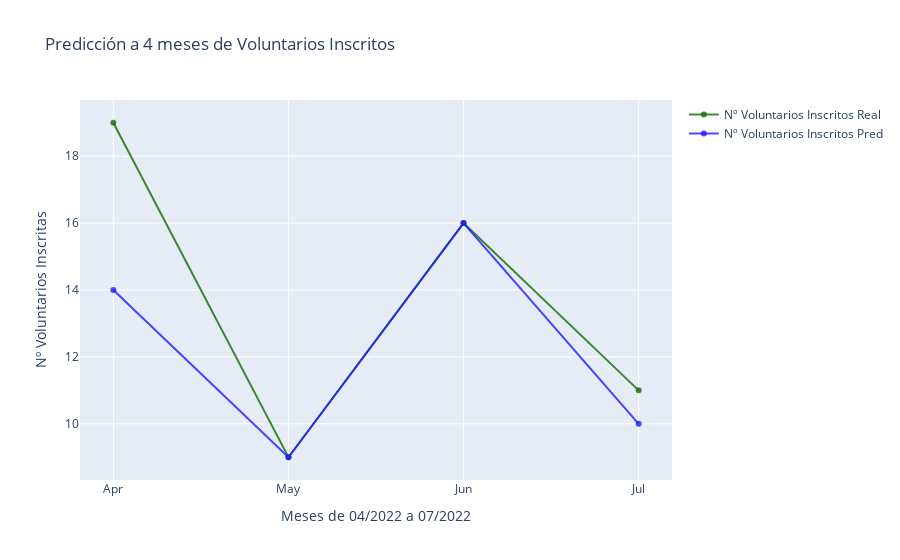

Notebook code cell kept with this figure:
### Code cell
fig = make_subplots(specs=[[{"secondary_y": False}]])

fig.add_trace(
    go.Scatter(
    x = y_test_preds_df['meses'],
    y = y_test_preds_df['inscripciones'],
    name = 'Nº Voluntarios Inscritos Real',
    mode = 'lines+markers',
    marker = dict(color = 'rgba(16, 112, 2, 0.8)'))
)
fig.add_trace(
    go.Scatter(
    x = y_test_preds_df['meses'],
    y = y_test_preds_df['predicciones'],
    name = 'Nº Voluntarios Inscritos Pred',
    mode = 'lines+markers',
    marker = dict(color = 'rgba(30, 26, 255, 0.8)'))
)

fig.update_layout(
    title_text='Predicción a 4 meses de Voluntarios Inscritos'
)

fig.update_xaxes(title_text='Meses de 04/2022 a 07/2022')

fig.update_yaxes(title_text='Nº Voluntarios Inscritas')

fig.show()

### Figure 1 — Plotly figure (JSON) as saved in the notebook; plotly's stock layout.template omitted (floating-point values rounded to 4 significant figures)
{"data": [{"marker": {"color": "rgba(16, 112, 2, 0.8)"}, "mode": "lines+markers", "name": "Nº Voluntarios Inscritos Real", "type": "scatter", "x": ["Apr", "May", "Jun", "Jul"], "y": [19, 9, 16, 11]}, {"marker": {"color": "rgba(30, 26, 255, 0.8)"}, "mode": "lines+markers", "name": "Nº Voluntarios Inscritos Pred", "type": "scatter", "x": ["Apr", "May", "Jun", "Jul"], "y": [14, 9, 16, 10]}], "layout": {"title": {"text": "Predicción a 4 meses de Voluntarios Inscritos"}, "xaxis": {"anchor": "y", "domain": [0, 1], "title": {"text": "Meses de 04/2022 a 07/2022"}}, "yaxis": {"anchor": "x", "domain": [0, 1], "title": {"text": "Nº Voluntarios Inscritas"}}}}
